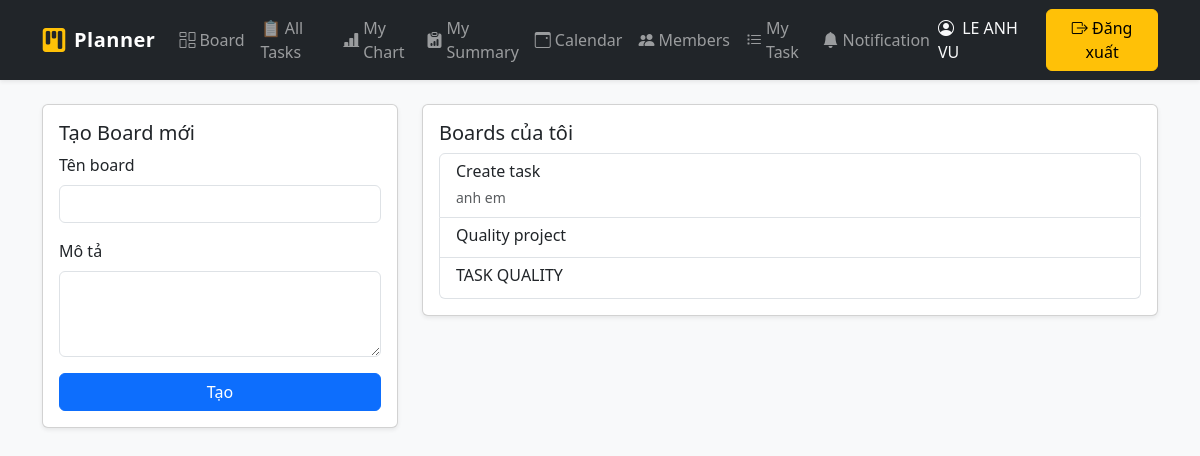
The page /boards (signed in) on the database its author committed.
### app.py (models this page shows, shortened)
class User(UserMixin, db.Model):
    id = db.Column(db.Integer, primary_key=True)
    email = db.Column(db.String(120), unique=True, nullable=False, index=True)
    password_hash = db.Column(db.String(256), nullable=False)
    name = db.Column(db.String(120), nullable=False)

class Board(db.Model):
    id = db.Column(db.Integer, primary_key=True)
    name = db.Column(db.String(120), nullable=False)
    description = db.Column(db.Text, default="")
    owner_id = db.Column(db.Integer, db.ForeignKey("user.id"))
    owner = db.relationship("User", backref="boards")

### app.py (the view, shortened to what this page needs)
@app.route("/boards", methods=["GET", "POST"], endpoint="boards_page")
@login_required
def boards_page():
    my_boards = Board.query.filter_by(owner_id=current_user.id).all()
    return render_template("boards.html", boards=my_boards)

### app.py (called while the page is built)
@app.context_processor
def inject_unread():
    if current_user.is_authenticated:
        cnt = Notification.query.filter_by(user_id=current_user.id, is_read=False).count()
    else:
        cnt = 0
    return dict(unread_notif_count=cnt)

@login_manager.user_loader
def load_user(user_id):
    return User.query.get(int(user_id))

### templates/boards.html
{% extends "base.html" %}
{% block content %}
<div class="row g-4">
  <div class="col-md-4">
    <div class="card shadow-sm">
      <div class="card-body">
        <h5 class="card-title">Tạo Board mới</h5>
        <form method="post">
          <div class="mb-3">
            <label class="form-label">Tên board</label>
            <input class="form-control" name="name" required>
          </div>
          <div class="mb-3">
            <label class="form-label">Mô tả</label>
            <textarea class="form-control" rows="3" name="description"></textarea>
          </div>
          <button class="btn btn-primary w-100">Tạo</button>
        </form>
      </div>
    </div>
  </div>
  <div class="col-md-8">
    <div class="card shadow-sm">
      <div class="card-body">
        <h5 class="card-title">Boards của tôi</h5>
        <div class="list-group">
          {% for b in boards %}
          <a class="list-group-item list-group-item-action" href="{{ url_for('view_board', board_id=b.id) }}">
            <div class="d-flex w-100 justify-content-between">
              <h6 class="mb-1">{{ b.name }}</h6>
            </div>
            <small class="text-muted">{{ b.description }}</small>
          </a>
          {% else %}
          <div class="text-muted">Chưa có board nào.</div>
          {% endfor %}
        </div>
      </div>
    </div>
  </div>
</div>
{% endblock %}

### templates/base.html (shortened to what this page needs)
<!doctype html>
<html lang="vi">
  <head>
    <link href="https://cdn.jsdelivr.net/npm/bootstrap@5.3.2/dist/css/bootstrap.min.css" rel="stylesheet">
  </head>
  <body class="bg-light">
<link rel="stylesheet" href="https://cdn.jsdelivr.net/npm/bootstrap-icons@1.11.3/font/bootstrap-icons.css">
<nav class="navbar navbar-expand-lg navbar-dark bg-dark shadow-sm">
  <div class="container">
    <a class="navbar-brand d-flex align-items-center gap-2" href="{{ url_for('dashboard') }}">
      <i class="bi bi-kanban-fill text-warning fs-4"></i>
      <span class="fw-bold">Planner</span>
    </a>
    <div class="collapse navbar-collapse" id="navbarsExample">
      <ul class="navbar-nav me-auto mb-2 mb-lg-0 align-items-lg-center">
        {% if current_user.is_authenticated %}
          <li class="nav-item">
            <a class="nav-link d-flex align-items-center gap-1" href="{{ url_for('boards_page') }}">
              <i class="bi bi-columns-gap"></i> Board
            </a>
          </li>
          <li class="nav-item">
    <a class="nav-link d-flex align-items-center gap-1" href="{{ url_for('all_tasks') }}">
        📋 All Tasks
    </a>
</li>
          <li class="nav-item">
            <a class="nav-link d-flex align-items-center gap-1" href="{{ url_for('chart') }}">
              <i class="bi bi-bar-chart-line-fill"></i> My Chart
            </a>
          </li>
          <li class="nav-item">
            <a class="nav-link d-flex align-items-center gap-1" href="{{ url_for('all_summary') }}">
              <i class="bi bi-clipboard-data-fill"></i> My Summary
            </a>
          </li>
          <li class="nav-item">
            <a class="nav-link d-flex align-items-center gap-1" href="{{ url_for('calendar') }}">
              <i class="bi bi-calendar3-event"></i> Calendar
            </a>
          </li>
          <li class="nav-item">
            <a class="nav-link d-flex align-items-center gap-1" href="{{ url_for('members') }}">
              <i class="bi bi-people-fill"></i> Members
            </a>
          </li>
          <li class="nav-item">
            <a class="nav-link d-flex align-items-center gap-1" href="{{ url_for('my_tasks') }}">
              <i class="bi bi-list-task"></i> My Task
            </a>
          </li>
          <li class="nav-item position-relative">
  <a class="nav-link d-flex align-items-center gap-1" href="{{ url_for('notifications') }}">
    <i class="bi bi-bell-fill"></i> Notification
  </a>
</li>
        {% endif %}
      </ul>
      <div class="d-flex align-items-center gap-3">
        {% if current_user.is_authenticated %}
          <span class="navbar-text text-light">
            <i class="bi bi-person-circle me-1"></i> {{ current_user.name }}
          </span>
          <a class="btn btn-warning" href="{{ url_for('logout') }}">
            <i class="bi bi-box-arrow-right"></i> Đăng xuất
          </a>
        {% endif %}
      </div>
    </div>
  </div>
</nav>
    <div class="container mt-4">
      {% block content %}{% endblock %}
    </div>
  </body>
</html>

### templates/base.html (style rules this page uses)
.navbar-nav .nav-link { transition: all 0.2s ease-in-out; }
.navbar-brand span { letter-spacing: 0.5px; }

### rows shown on the page
User: name "LE ANH VU"
Board: name "Create task", description "anh em"
Board: name "Quality project"
Board: name "TASK QUALITY"
